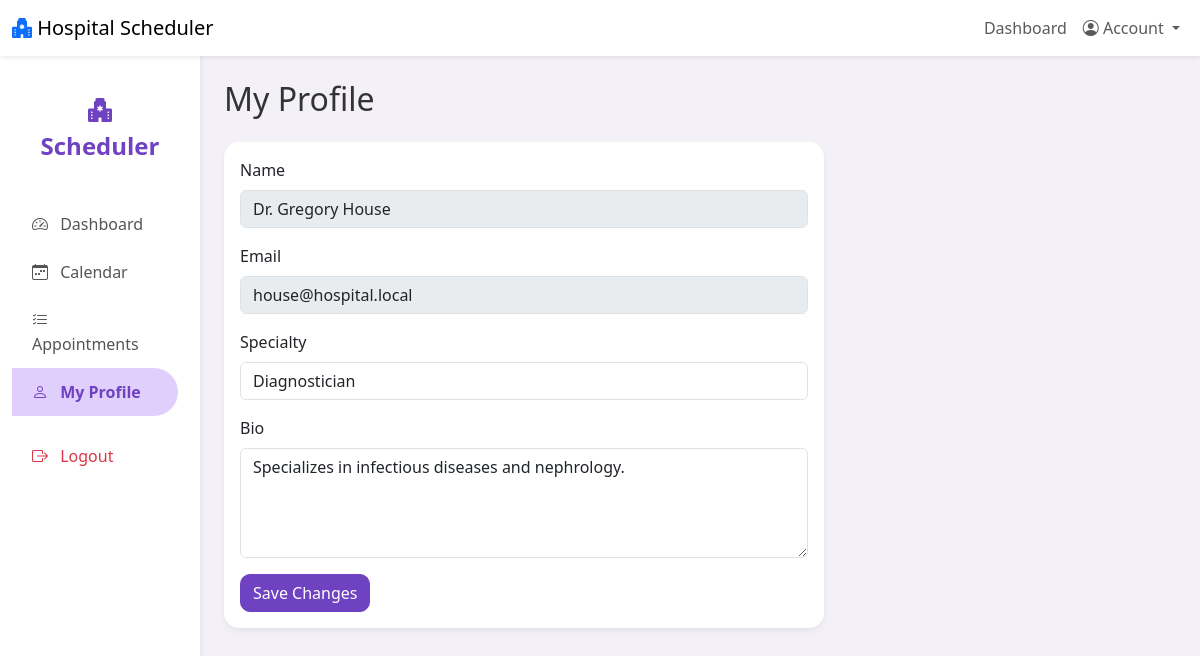
Page /doctor/profile.php (signed in) on the committed database.
### tables this page shows
CREATE TABLE `users` (
  `id` int(11) NOT NULL AUTO_INCREMENT,
  `name` varchar(100) NOT NULL,
  `email` varchar(100) NOT NULL,
  `password_hash` varchar(255) NOT NULL,
  `role` enum('admin','doctor','patient') NOT NULL,
  `created_at` timestamp NOT NULL DEFAULT current_timestamp(),
  PRIMARY KEY (`id`),
  UNIQUE KEY `email` (`email`)
);

CREATE TABLE `doctors` (
  `id` int(11) NOT NULL AUTO_INCREMENT,
  `user_id` int(11) NOT NULL,
  `specialty` varchar(100) NOT NULL,
  `bio` text DEFAULT NULL,
  `avatar` varchar(255) DEFAULT NULL,
  `created_at` timestamp NOT NULL DEFAULT current_timestamp(),
  PRIMARY KEY (`id`),
  KEY `user_id` (`user_id`),
  CONSTRAINT `fk_doctors_user` FOREIGN KEY (`user_id`) REFERENCES `users` (`id`) ON DELETE CASCADE
);

### includes/auth.php (called while the page is built, shortened)
<?php
function getCurrentUserId() {
    return $_SESSION['user_id'] ?? null;
}

### includes/helpers.php (called while the page is built, shortened)
<?php
function h($string) {
    return htmlspecialchars($string, ENT_QUOTES, 'UTF-8');
}

### doctor/profile.php (the view, shortened to what this page needs)
<?php
require_once '../includes/db.php';
require_once '../includes/auth.php';
require_once '../includes/helpers.php';
$userId = getCurrentUserId();
$doctor = $pdo->query("SELECT * FROM doctors WHERE user_id = $userId")->fetch();
$user = $pdo->query("SELECT * FROM users WHERE id = $userId")->fetch();
require_once '../includes/header.php';
?>
<div class="container-fluid">
    <div class="row">
        <?php include '../includes/sidebar.php'; ?>
        <main class="col-md-9 ms-sm-auto col-lg-10 px-md-4 py-4">
            <h1 class="h2 mb-4">My Profile</h1>
            <div class="card" style="max-width: 600px;">
                <div class="card-body">
                    <form method="POST">
                        <div class="mb-3">
                            <label class="form-label">Name</label>
                            <input type="text" class="form-control" value="<?php echo h($user['name']); ?>" disabled>
                        </div>
                        <div class="mb-3">
                            <label class="form-label">Email</label>
                            <input type="email" class="form-control" value="<?php echo h($user['email']); ?>" disabled>
                        </div>
                        <div class="mb-3">
                            <label class="form-label">Specialty</label>
                            <input type="text" name="specialty" class="form-control" value="<?php echo h($doctor['specialty']); ?>" required>
                        </div>
                        <div class="mb-3">
                            <label class="form-label">Bio</label>
                            <textarea name="bio" class="form-control" rows="4"><?php echo h($doctor['bio']); ?></textarea>
                        </div>
                        <button type="submit" class="btn btn-primary">Save Changes</button>
                    </form>
                </div>
            </div>
        </main>
    </div>
</div>
<?php require_once '../includes/footer.php'; ?>

### assets/css/styles.css (style rules this page uses)
:root { --primary-color: #6f42c1; --primary-light: #e0cffc; --secondary-color: #6c757d; --bg-color: #f3f0f8; --card-radius: 15px; --btn-radius: 10px; }
body { background-color: var(--bg-color); font-family: 'Segoe UI', Tahoma, Geneva, Verdana, sans-serif; color: #333; }
.card { border: none; border-radius: var(--card-radius); box-shadow: 0 4px 6px rgba(0, 0, 0, 0.05); transition: transform 0.2s; }
.btn-primary { background-color: var(--primary-color); border-color: var(--primary-color); border-radius: var(--btn-radius); }

### rows in the picture
users: name "Dr. Gregory House", email "house@hospital.local"
doctors: specialty "Diagnostician", bio "Specializes in infectious diseases and nephrology."
